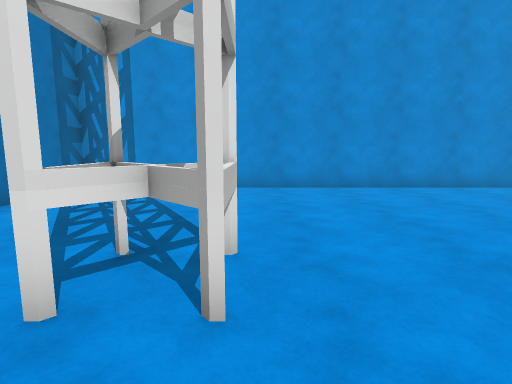
[1] (above)

19 first-person views from a walk through a Unity game level. The camera is 1.3 m above the floor, tilts 8° down and sees 80° across. The floor is counted in squares, 1 m on a side. Each view is taken from the middle of a square. On the plan, view 1 faces up. The plan holds only what a view shows up to about 14 squares ahead; the rest is blank. The player is left out. Some animated figures are not drawn.

[2]
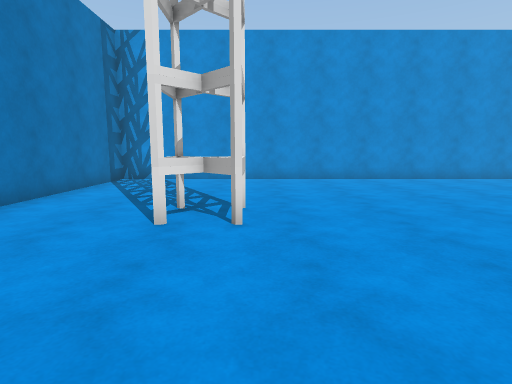

[3]
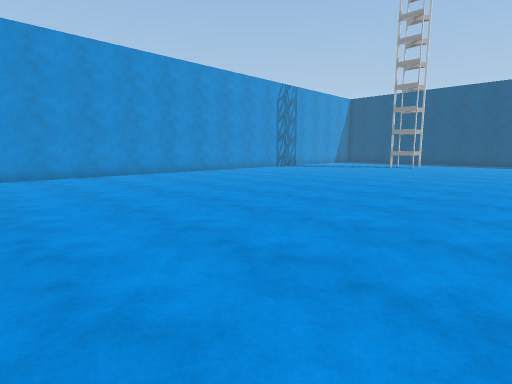

[4]
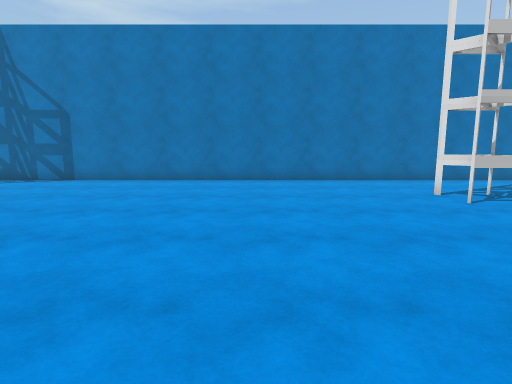

[5]
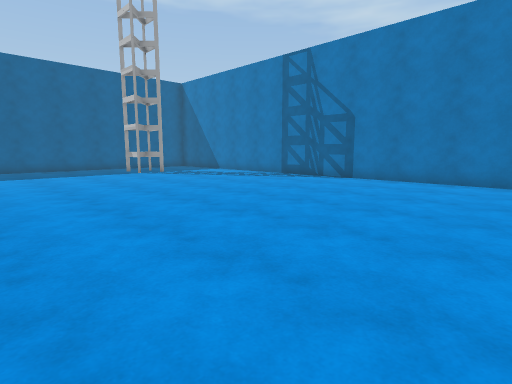

[6]
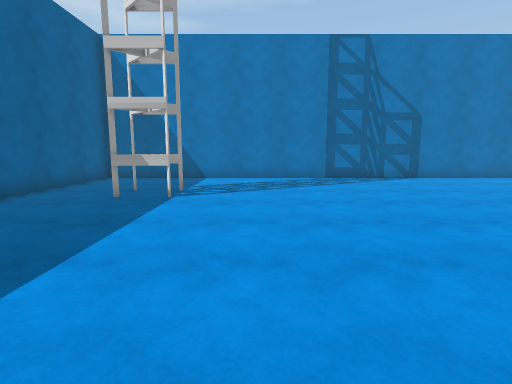

[7]
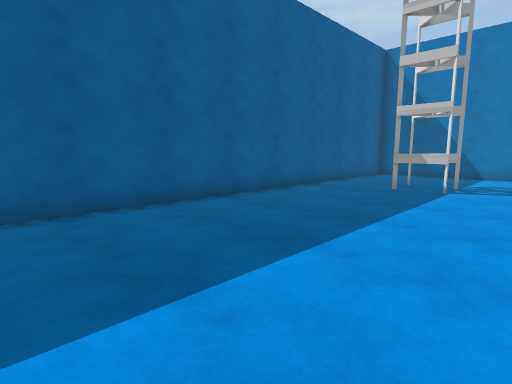

[8]
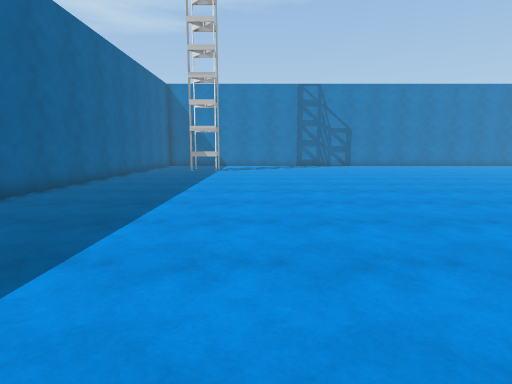

[9]
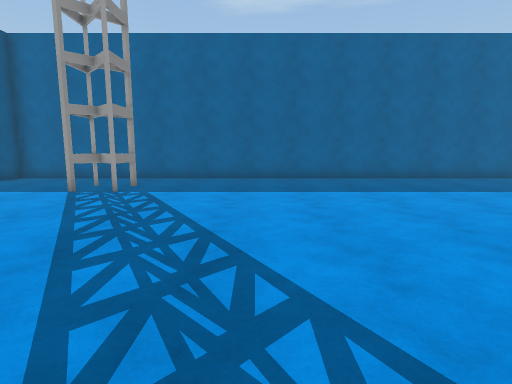

[10]
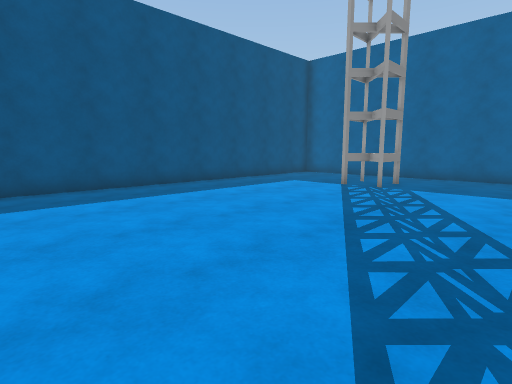

[11]
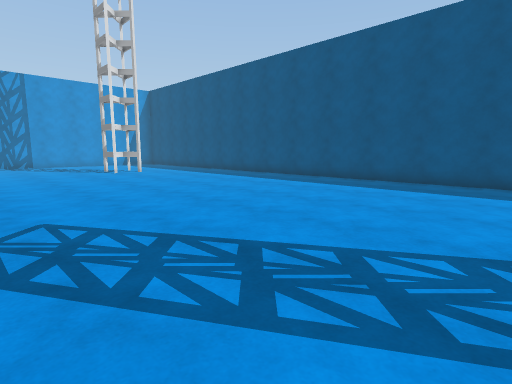

[12]
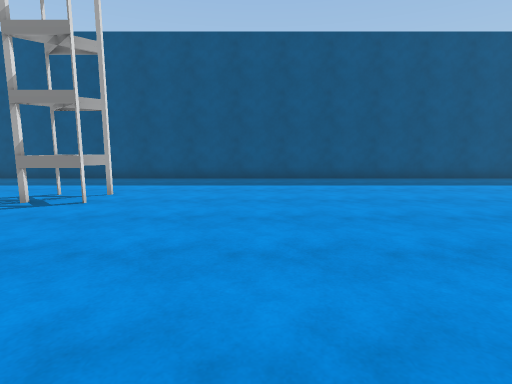

[13]
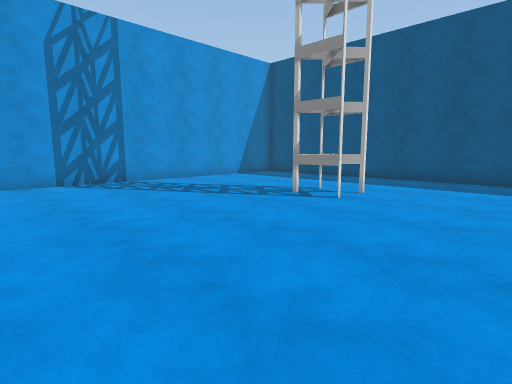

[14]
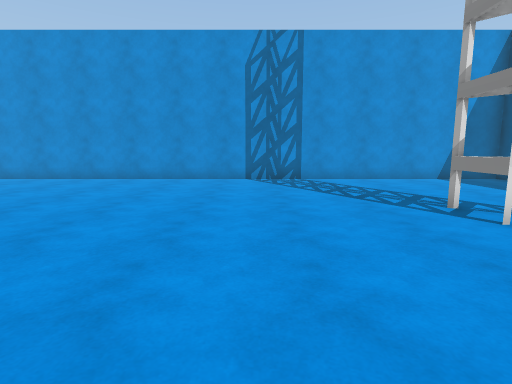

[15]
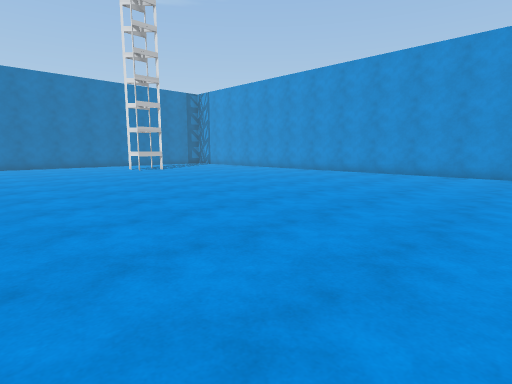

[16]
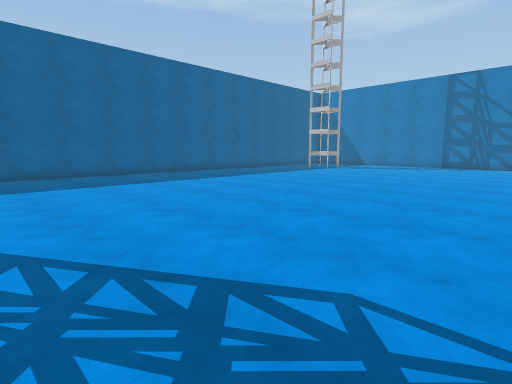

[17]
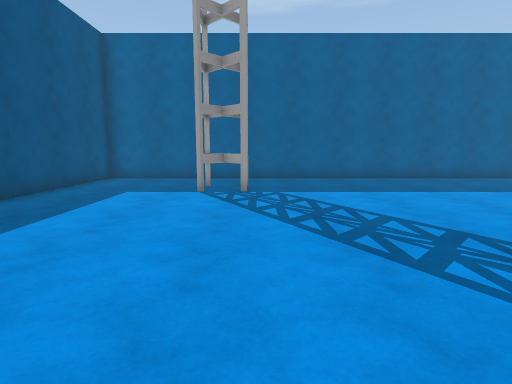

[18]
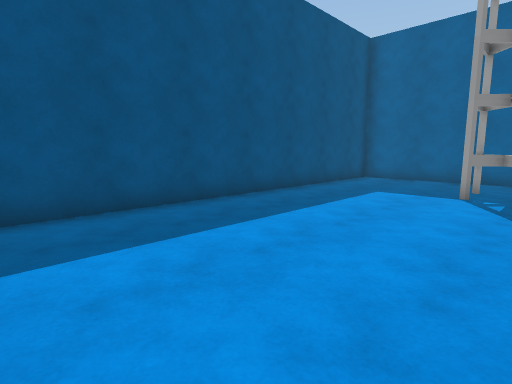

[19]
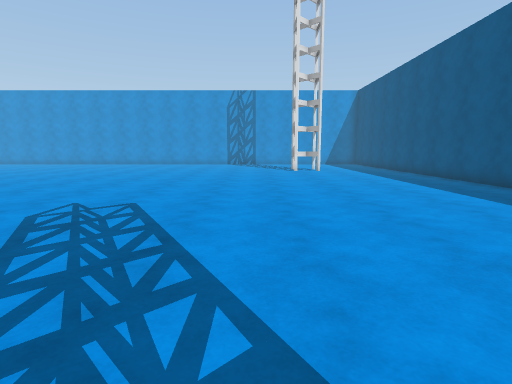

### Floor plan
Key: @ floor where view 1 was taken; # wall or solid block; . floor; T thing the floor can be seen under or through.
Columns run from 6 left of view 1 to 29 right of it. Each row starts with its distance up from view 1.
 10 ####################################
  9 #..................................#
  8 #..................................#
  7 #.............. ...................#
  6 #.............. ...................#
  5 #..................................#
  4 #..................................#
  3 #...TTT.....................###....#
  2 #..................................#
  1 #..................................#
  0 #.....@............................#
 -1 #..................................#
 -2 #..................................#
 -3 #..................................#
 -4 #..................................#
 -5 #..................................#
 -6 #.............    .................#
 -7 #.............    .................#
 -8 #.............     ................#
 -9 #.............    .................#
-10 #..................................#
-11 #..................................#
-12 #..................................#
-13 #..................................#
-14 #..................................#
-15 #..................................#
-16 #..................................#
-17 #..................................#
-18 #..................................#
-19 #..................................#
-20 #..................................#
-21 #...TTT.....................###....#
-22 #..................................#
-23 #..................................#
-24 #..................................#
-25 ####################################

Where each view was taken, in squares from view 1:
view 1: 0 up, 0 right, facing up
view 2: 3 down, 0 right, facing up
view 3: 5 down, 0 right, facing up-right
view 4: 3 down, 7 right, facing left
view 5: 4 down, 7 right, facing down-left
view 6: 18 down, 8 right, facing left
view 7: 18 down, 10 right, facing down-left
view 8: 18 down, 18 right, facing left
view 9: 11 down, 18 right, facing down
view 10: 10 down, 18 right, facing down-right
view 11: 15 down, 16 right, facing up-right
view 12: 2 down, 15 right, facing right
view 13: 2 down, 15 right, facing up-right
view 14: 3 down, 18 right, facing up
view 15: 6 down, 18 right, facing up-left
view 16: 9 down, 18 right, facing down-left
view 17: 11 down, 22 right, facing down
view 18: 11 down, 22 right, facing down-right
view 19: 16 down, 20 right, facing up
